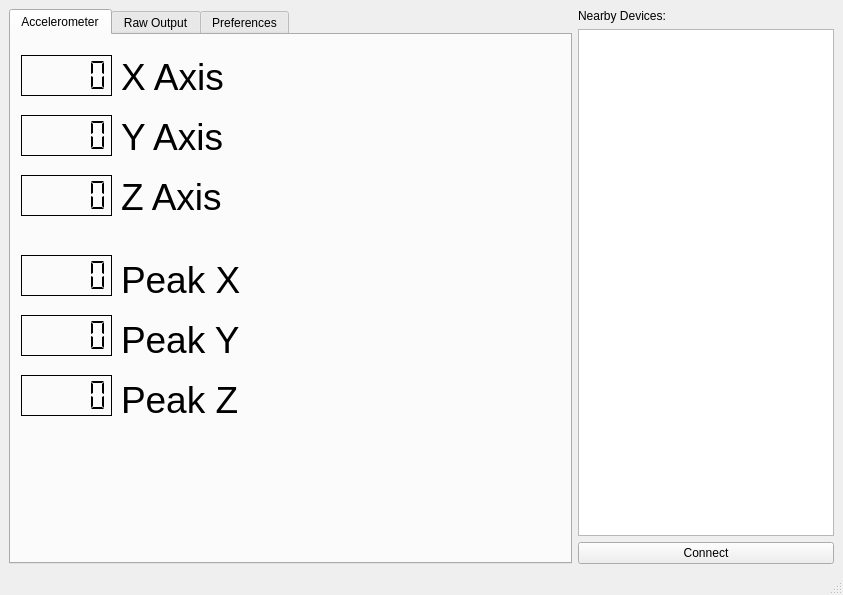
<ui version="4.0" >
 <class>MainWindow</class>
 <widget class="QMainWindow" name="MainWindow" >
  <property name="geometry" >
   <rect>
    <x>0</x>
    <y>0</y>
    <width>843</width>
    <height>595</height>
   </rect>
  </property>
  <property name="windowTitle" >
   <string>BAMF v0.1</string>
  </property>
  <property name="windowIcon" >
   <iconset>../../../../../usr/share/pixmaps/pidgin/emotes/default/moon.png</iconset>
  </property>
  <widget class="QWidget" name="centralwidget" >
   <layout class="QHBoxLayout" >
    <item>
     <widget class="QTabWidget" name="arTab" >
      <property name="sizePolicy" >
       <sizepolicy vsizetype="Expanding" hsizetype="Expanding" >
        <horstretch>3</horstretch>
        <verstretch>0</verstretch>
       </sizepolicy>
      </property>
      <property name="currentIndex" >
       <number>0</number>
      </property>
      <widget class="QWidget" name="accelTab" >
       <attribute name="title" >
        <string>Accelerometer</string>
       </attribute>
       <widget class="QLCDNumber" name="xAxisLCD" >
        <property name="geometry" >
         <rect>
          <x>10</x>
          <y>20</y>
          <width>91</width>
          <height>41</height>
         </rect>
        </property>
        <property name="frameShadow" >
         <enum>QFrame::Plain</enum>
        </property>
        <property name="segmentStyle" >
         <enum>QLCDNumber::Flat</enum>
        </property>
       </widget>
       <widget class="QLCDNumber" name="yAxisLCD" >
        <property name="geometry" >
         <rect>
          <x>10</x>
          <y>80</y>
          <width>91</width>
          <height>41</height>
         </rect>
        </property>
        <property name="frameShadow" >
         <enum>QFrame::Plain</enum>
        </property>
        <property name="segmentStyle" >
         <enum>QLCDNumber::Flat</enum>
        </property>
       </widget>
       <widget class="QLCDNumber" name="zAxisLCD" >
        <property name="geometry" >
         <rect>
          <x>10</x>
          <y>140</y>
          <width>91</width>
          <height>41</height>
         </rect>
        </property>
        <property name="frameShadow" >
         <enum>QFrame::Plain</enum>
        </property>
        <property name="segmentStyle" >
         <enum>QLCDNumber::Flat</enum>
        </property>
       </widget>
       <widget class="QLabel" name="label_2" >
        <property name="geometry" >
         <rect>
          <x>110</x>
          <y>20</y>
          <width>121</width>
          <height>44</height>
         </rect>
        </property>
        <property name="font" >
         <font>
          <pointsize>28</pointsize>
         </font>
        </property>
        <property name="text" >
         <string>X Axis</string>
        </property>
       </widget>
       <widget class="QLabel" name="label_3" >
        <property name="geometry" >
         <rect>
          <x>110</x>
          <y>80</y>
          <width>121</width>
          <height>44</height>
         </rect>
        </property>
        <property name="font" >
         <font>
          <pointsize>28</pointsize>
         </font>
        </property>
        <property name="text" >
         <string>Y Axis</string>
        </property>
       </widget>
       <widget class="QLabel" name="label_4" >
        <property name="geometry" >
         <rect>
          <x>110</x>
          <y>140</y>
          <width>121</width>
          <height>44</height>
         </rect>
        </property>
        <property name="font" >
         <font>
          <pointsize>28</pointsize>
         </font>
        </property>
        <property name="text" >
         <string>Z Axis</string>
        </property>
       </widget>
       <widget class="QLabel" name="label_5" >
        <property name="geometry" >
         <rect>
          <x>110</x>
          <y>280</y>
          <width>130</width>
          <height>50</height>
         </rect>
        </property>
        <property name="font" >
         <font>
          <pointsize>28</pointsize>
         </font>
        </property>
        <property name="text" >
         <string>Peak Y</string>
        </property>
       </widget>
       <widget class="QLCDNumber" name="yPeakLCD" >
        <property name="geometry" >
         <rect>
          <x>10</x>
          <y>280</y>
          <width>91</width>
          <height>41</height>
         </rect>
        </property>
        <property name="frameShadow" >
         <enum>QFrame::Plain</enum>
        </property>
        <property name="segmentStyle" >
         <enum>QLCDNumber::Flat</enum>
        </property>
       </widget>
       <widget class="QLabel" name="label_6" >
        <property name="geometry" >
         <rect>
          <x>110</x>
          <y>220</y>
          <width>133</width>
          <height>50</height>
         </rect>
        </property>
        <property name="font" >
         <font>
          <pointsize>28</pointsize>
         </font>
        </property>
        <property name="text" >
         <string>Peak X</string>
        </property>
       </widget>
       <widget class="QLCDNumber" name="zPeakLCD" >
        <property name="geometry" >
         <rect>
          <x>10</x>
          <y>340</y>
          <width>91</width>
          <height>41</height>
         </rect>
        </property>
        <property name="frameShadow" >
         <enum>QFrame::Plain</enum>
        </property>
        <property name="segmentStyle" >
         <enum>QLCDNumber::Flat</enum>
        </property>
       </widget>
       <widget class="QLCDNumber" name="xPeakLCD" >
        <property name="geometry" >
         <rect>
          <x>10</x>
          <y>220</y>
          <width>91</width>
          <height>41</height>
         </rect>
        </property>
        <property name="frameShadow" >
         <enum>QFrame::Plain</enum>
        </property>
        <property name="segmentStyle" >
         <enum>QLCDNumber::Flat</enum>
        </property>
       </widget>
       <widget class="QLabel" name="label_7" >
        <property name="geometry" >
         <rect>
          <x>110</x>
          <y>340</y>
          <width>133</width>
          <height>50</height>
         </rect>
        </property>
        <property name="font" >
         <font>
          <pointsize>28</pointsize>
         </font>
        </property>
        <property name="text" >
         <string>Peak Z</string>
        </property>
       </widget>
      </widget>
      <widget class="QWidget" name="rawTab" >
       <attribute name="title" >
        <string>Raw Output</string>
       </attribute>
       <layout class="QVBoxLayout" >
        <item>
         <widget class="QTextEdit" name="rawOut" >
          <property name="acceptDrops" >
           <bool>false</bool>
          </property>
          <property name="readOnly" >
           <bool>true</bool>
          </property>
         </widget>
        </item>
       </layout>
      </widget>
      <widget class="QWidget" name="prefTab" >
       <attribute name="title" >
        <string>Preferences</string>
       </attribute>
       <layout class="QVBoxLayout" >
        <item>
         <widget class="QGroupBox" name="groupBox" >
          <property name="title" >
           <string>Logging</string>
          </property>
          <widget class="QLineEdit" name="lineEdit" >
           <property name="geometry" >
            <rect>
             <x>20</x>
             <y>50</y>
             <width>341</width>
             <height>31</height>
            </rect>
           </property>
          </widget>
          <widget class="QLabel" name="label_8" >
           <property name="geometry" >
            <rect>
             <x>20</x>
             <y>30</y>
             <width>59</width>
             <height>20</height>
            </rect>
           </property>
           <property name="text" >
            <string>Log file</string>
           </property>
          </widget>
          <widget class="QPushButton" name="pushButton" >
           <property name="geometry" >
            <rect>
             <x>380</x>
             <y>50</y>
             <width>84</width>
             <height>29</height>
            </rect>
           </property>
           <property name="text" >
            <string>Browse</string>
           </property>
          </widget>
          <widget class="QCheckBox" name="checkBox" >
           <property name="geometry" >
            <rect>
             <x>20</x>
             <y>90</y>
             <width>121</width>
             <height>24</height>
            </rect>
           </property>
           <property name="text" >
            <string>Enable Logging</string>
           </property>
          </widget>
         </widget>
        </item>
       </layout>
      </widget>
     </widget>
    </item>
    <item>
     <layout class="QVBoxLayout" >
      <item>
       <widget class="QLabel" name="label" >
        <property name="text" >
         <string>Nearby Devices:</string>
        </property>
       </widget>
      </item>
      <item>
       <widget class="QListWidget" name="nearDevList" />
      </item>
      <item>
       <widget class="QPushButton" name="conButton" >
        <property name="text" >
         <string>Connect</string>
        </property>
       </widget>
      </item>
     </layout>
    </item>
   </layout>
  </widget>
  <widget class="QStatusBar" name="statusbar" />
  <action name="actionAbout" >
   <property name="text" >
    <string>About</string>
   </property>
  </action>
  <action name="actionSelect_All" >
   <property name="text" >
    <string>Select All</string>
   </property>
  </action>
  <action name="actionCopy" >
   <property name="text" >
    <string>Copy</string>
   </property>
  </action>
  <action name="actionCut" >
   <property name="text" >
    <string>Cut</string>
   </property>
  </action>
  <action name="actionPaste" >
   <property name="text" >
    <string>Paste</string>
   </property>
  </action>
  <action name="actionLogging" >
   <property name="text" >
    <string>Preferences</string>
   </property>
  </action>
 </widget>
 <resources/>
 <connections/>
</ui>
